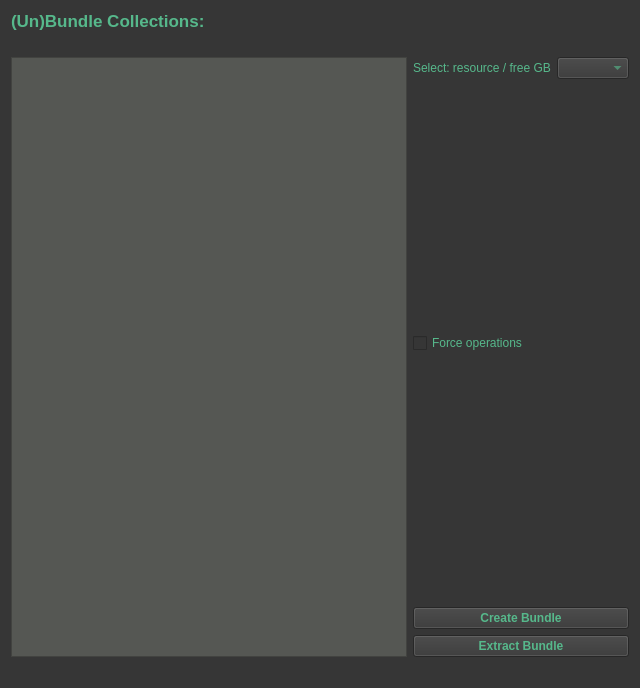
<?xml version="1.0" encoding="UTF-8"?>
<ui version="4.0">
 <class>tabDataBundle</class>
 <widget class="QWidget" name="tabDataBundle">
  <property name="geometry">
   <rect>
    <x>0</x>
    <y>0</y>
    <width>640</width>
    <height>532</height>
   </rect>
  </property>
  <property name="windowTitle">
   <string>Form</string>
  </property>
  <property name="styleSheet">
   <string notr="true">QWidget
{
    color: rgb(86, 184, 139);
    background-color: rgb(54, 54, 54);
    selection-background-color: rgb(58, 152, 112);
}

QTreeView
{
    background-color: rgb(85, 87, 83);
}

QLabel#statusLabel
{
    color: rgb(217, 174, 23);
}
</string>
  </property>
  <layout class="QVBoxLayout" name="verticalLayout_3">
   <item>
    <widget class="QLabel" name="label_2">
     <property name="font">
      <font>
       <pointsize>13</pointsize>
       <weight>75</weight>
       <bold>true</bold>
      </font>
     </property>
     <property name="text">
      <string>(Un)Bundle Collections:</string>
     </property>
    </widget>
   </item>
   <item>
    <spacer name="verticalSpacer_4">
     <property name="orientation">
      <enum>Qt::Vertical</enum>
     </property>
     <property name="sizeHint" stdset="0">
      <size>
       <width>20</width>
       <height>40</height>
      </size>
     </property>
    </spacer>
   </item>
   <item>
    <widget class="QLabel" name="irodsZoneLabel">
     <property name="text">
      <string/>
     </property>
    </widget>
   </item>
   <item>
    <layout class="QHBoxLayout" name="horizontalLayout">
     <item>
      <widget class="QTreeView" name="irodsFsTreeView">
       <property name="minimumSize">
        <size>
         <width>0</width>
         <height>600</height>
        </size>
       </property>
       <property name="editTriggers">
        <set>QAbstractItemView::NoEditTriggers</set>
       </property>
       <property name="selectionMode">
        <enum>QAbstractItemView::SingleSelection</enum>
       </property>
      </widget>
     </item>
     <item>
      <layout class="QVBoxLayout" name="verticalLayout">
       <item>
        <layout class="QHBoxLayout" name="horizontalLayout_2">
         <item>
          <widget class="QLabel" name="label">
           <property name="text">
            <string>Select: resource / free GB</string>
           </property>
          </widget>
         </item>
         <item>
          <widget class="QComboBox" name="resourceBox"/>
         </item>
        </layout>
       </item>
       <item>
        <spacer name="verticalSpacer_2">
         <property name="orientation">
          <enum>Qt::Vertical</enum>
         </property>
         <property name="sizeHint" stdset="0">
          <size>
           <width>20</width>
           <height>40</height>
          </size>
         </property>
        </spacer>
       </item>
       <item>
        <widget class="QCheckBox" name="forceCheckBox">
         <property name="text">
          <string>Force operations</string>
         </property>
        </widget>
       </item>
       <item>
        <spacer name="verticalSpacer">
         <property name="orientation">
          <enum>Qt::Vertical</enum>
         </property>
         <property name="sizeHint" stdset="0">
          <size>
           <width>20</width>
           <height>40</height>
          </size>
         </property>
        </spacer>
       </item>
       <item>
        <widget class="QPushButton" name="createButton">
         <property name="font">
          <font>
           <weight>75</weight>
           <bold>true</bold>
          </font>
         </property>
         <property name="text">
          <string>Create Bundle</string>
         </property>
        </widget>
       </item>
       <item>
        <widget class="QPushButton" name="extractButton">
         <property name="font">
          <font>
           <weight>75</weight>
           <bold>true</bold>
          </font>
         </property>
         <property name="text">
          <string>Extract Bundle</string>
         </property>
        </widget>
       </item>
      </layout>
     </item>
    </layout>
   </item>
   <item>
    <spacer name="verticalSpacer_3">
     <property name="orientation">
      <enum>Qt::Vertical</enum>
     </property>
     <property name="sizeHint" stdset="0">
      <size>
       <width>20</width>
       <height>40</height>
      </size>
     </property>
    </spacer>
   </item>
   <item>
    <widget class="QLabel" name="statusLabel">
     <property name="styleSheet">
      <string notr="true"/>
     </property>
     <property name="text">
      <string/>
     </property>
    </widget>
   </item>
  </layout>
 </widget>
 <resources/>
 <connections/>
</ui>
